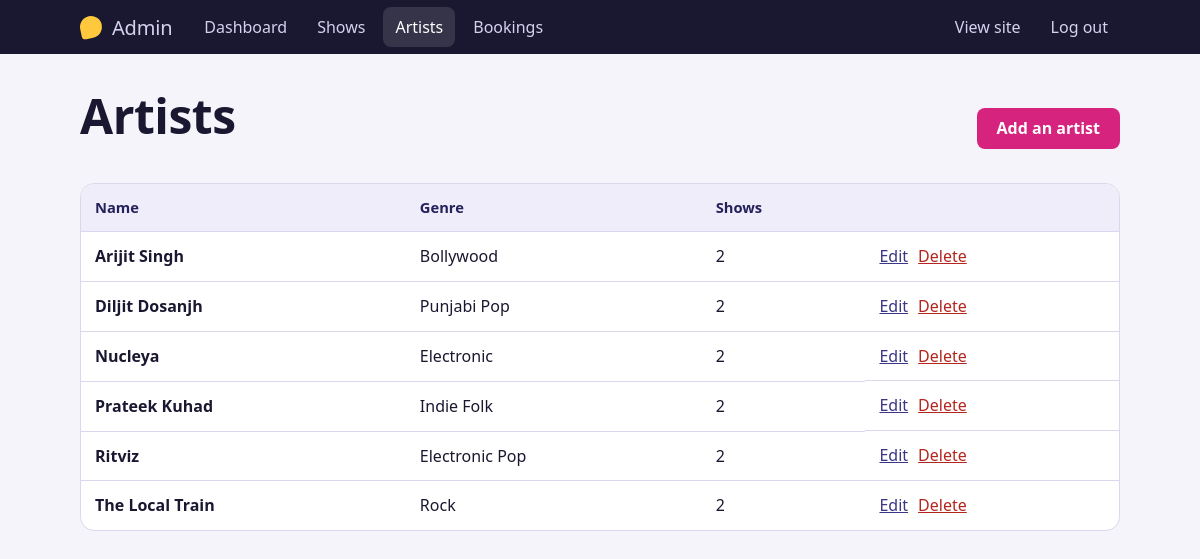
Screenshot of /admin/artists.php (signed in) with the database file from the repository.
### tables this page shows
CREATE TABLE artists (
  id         INT UNSIGNED AUTO_INCREMENT PRIMARY KEY,
  name       VARCHAR(120) NOT NULL,
  genre      VARCHAR(60)  NOT NULL DEFAULT '',
  bio        TEXT NULL,
  created_at TIMESTAMP NOT NULL DEFAULT CURRENT_TIMESTAMP
);

### includes/functions.php (called while the page is built, shortened)
<?php
require_once __DIR__ . '/db.php';
function e($v): string { return htmlspecialchars((string)$v, ENT_QUOTES, 'UTF-8'); }
function url(string $path = ''): string { return BASE_URL . '/' . ltrim($path, '/'); }

### includes/db.php (called while the page is built, shortened)
<?php
try {
    $db = new mysqli(DB_HOST, DB_USER, DB_PASS, DB_NAME, DB_PORT);
    $db->set_charset('utf8mb4');
} catch (mysqli_sql_exception $e) {
    http_response_code(500);
    die('<h2>Database connection failed</h2><p>Make sure MySQL is running in the XAMPP Control Panel, '
      . 'the database <code>' . htmlspecialchars(DB_NAME) . '</code> has been imported '
      . '(database/concert_ticket_db.sql), and the settings in <code>config/config.php</code> are correct.</p>');
}
function db_all(string $sql, string $types = '', array $params = []): array {
    global $db;
    $st = $db->prepare($sql);
    $st->execute();
    $res = $st->get_result();
    $rows = $res ? $res->fetch_all(MYSQLI_ASSOC) : [];
    return $rows;
}

### admin/artists.php (the view, shortened to what this page needs)
<?php
require_once __DIR__ . '/../includes/functions.php';
$artists = db_all('SELECT a.*, (SELECT COUNT(*) FROM shows s WHERE s.artist_id=a.id) AS show_count FROM artists a ORDER BY a.name');
require __DIR__ . '/../includes/admin_header.php';
?>
<div class="section-head"><h1>Artists</h1><a class="btn" href="<?= e(url('admin/artist_form.php')) ?>">Add an artist</a></div>
<?php if (!$artists): ?><div class="empty"><strong>No artists yet</strong>Add an artist, then create shows for them.</div>
<?php else: ?>
<div class="table-wrap"><table>
  <thead><tr><th>Name</th><th>Genre</th><th>Shows</th><th></th></tr></thead>
  <tbody><?php foreach ($artists as $a): ?>
    <tr><td><strong><?= e($a['name']) ?></strong></td><td><?= e($a['genre']) ?></td><td><?= (int)$a['show_count'] ?></td>
      <td class="row-actions">
        <a href="<?= e(url('admin/artist_form.php?id=' . (int)$a['id'])) ?>">Edit</a>
        <form method="post" data-confirm="Delete this artist? All their shows and bookings will be deleted too.">
          <button class="link-btn" type="submit">Delete</button>
        </form></td></tr>
  <?php endforeach; ?></tbody>
</table></div>
<?php endif; ?>
<?php require __DIR__ . '/../includes/admin_footer.php'; ?>

### assets/css/style.css (style rules this page uses)
:root { --indigo:#25215A; --indigo-2:#3A3585; --magenta:#D6247E; --magenta-d:#B01C66; --sun:#FFC83D; --paper:#F5F4FB; --card:#FFFFFF; --ink:#1A1830; --muted:#625F85; --line:#DAD7EE; --ok:#14804A; --err:#B3261E; --display:"Franklin Gothic Medium","Arial Narrow","Segoe UI",Arial,sans-serif; --body:"Segoe UI",system-ui,-apple-system,Roboto,Arial,sans-serif; }
* { box-sizing:border-box }
html { -webkit-text-size-adjust:100% }
body { margin:0;font-family:var(--body);color:var(--ink);background:var(--paper);line-height:1.55;font-size:16px }
a { color:var(--indigo-2) }
h1,h2,h3 { font-family:var(--display);font-weight:700;letter-spacing:-.01em;line-height:1.15;margin:0 0 .5em }
h1 { font-size:clamp(2rem,5vw,3rem) }
.btn { display:inline-block;background:var(--magenta);color:#fff;border:0;border-radius:8px;padding:11px 20px;font:inherit;font-weight:600;text-decoration:none;cursor:pointer;line-height:1.2 }
.link-btn { background:none;border:0;padding:0;font:inherit;color:var(--err);text-decoration:underline;cursor:pointer }
.section-head { display:flex;justify-content:space-between;align-items:baseline;gap:12px;flex-wrap:wrap;margin:6px 0 16px }
.table-wrap { overflow-x:auto;background:var(--card);border:1px solid var(--line);border-radius:14px }
table { border-collapse:collapse;width:100%;min-width:640px }
th,td { padding:12px 14px;text-align:left;border-bottom:1px solid var(--line);vertical-align:middle }
th { background:#EFEDFA;font-weight:600;font-size:.92rem;color:var(--indigo) }
tr:last-child td { border-bottom:0 }
.row-actions { display:flex;gap:10px;align-items:center;white-space:nowrap }
.row-actions form { display:inline }

### rows the page displays
artists: name "Arijit Singh", genre "Bollywood", show_count "2"
artists: name "Diljit Dosanjh", genre "Punjabi Pop", show_count "2"
artists: name "Nucleya", genre "Electronic", show_count "2"
artists: name "Prateek Kuhad", genre "Indie Folk", show_count "2"
artists: name "Ritviz", genre "Electronic Pop", show_count "2"
artists: name "The Local Train", genre "Rock", show_count "2"

### other values shown
$label "Dashboard Shows Artists Bookings"
